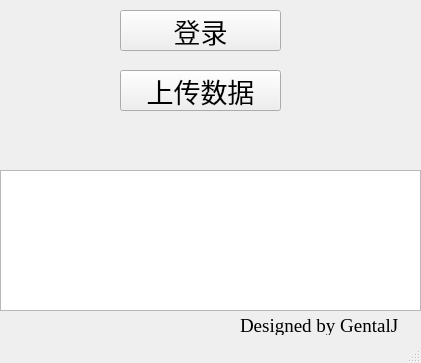
<?xml version="1.0" encoding="UTF-8"?>
<ui version="4.0">
 <class>CAERIdevices</class>
 <widget class="QMainWindow" name="CAERIdevices">
  <property name="geometry">
   <rect>
    <x>0</x>
    <y>0</y>
    <width>421</width>
    <height>363</height>
   </rect>
  </property>
  <property name="font">
   <font>
    <family>微软雅黑</family>
    <pointsize>12</pointsize>
   </font>
  </property>
  <property name="cursor">
   <cursorShape>ArrowCursor</cursorShape>
  </property>
  <property name="mouseTracking">
   <bool>false</bool>
  </property>
  <property name="windowTitle">
   <string>MainWindow</string>
  </property>
  <widget class="QWidget" name="centralwidget">
   <widget class="QPushButton" name="login">
    <property name="geometry">
     <rect>
      <x>120</x>
      <y>10</y>
      <width>161</width>
      <height>41</height>
     </rect>
    </property>
    <property name="font">
     <font>
      <family>微软雅黑</family>
      <pointsize>20</pointsize>
     </font>
    </property>
    <property name="mouseTracking">
     <bool>true</bool>
    </property>
    <property name="layoutDirection">
     <enum>Qt::LeftToRight</enum>
    </property>
    <property name="autoFillBackground">
     <bool>false</bool>
    </property>
    <property name="text">
     <string>登录</string>
    </property>
    <property name="autoDefault">
     <bool>false</bool>
    </property>
   </widget>
   <widget class="QTextBrowser" name="messages">
    <property name="geometry">
     <rect>
      <x>0</x>
      <y>170</y>
      <width>421</width>
      <height>141</height>
     </rect>
    </property>
    <property name="font">
     <font>
      <family>微软雅黑</family>
      <pointsize>12</pointsize>
     </font>
    </property>
    <property name="cursor" stdset="0">
     <cursorShape>ArrowCursor</cursorShape>
    </property>
   </widget>
   <widget class="QPushButton" name="upload">
    <property name="geometry">
     <rect>
      <x>120</x>
      <y>70</y>
      <width>161</width>
      <height>41</height>
     </rect>
    </property>
    <property name="font">
     <font>
      <family>微软雅黑</family>
      <pointsize>20</pointsize>
     </font>
    </property>
    <property name="text">
     <string>上传数据</string>
    </property>
   </widget>
   <widget class="QLabel" name="label">
    <property name="geometry">
     <rect>
      <x>240</x>
      <y>310</y>
      <width>161</width>
      <height>31</height>
     </rect>
    </property>
    <property name="font">
     <font>
      <family>Times New Roman</family>
      <pointsize>14</pointsize>
     </font>
    </property>
    <property name="text">
     <string>Designed by GentalJ</string>
    </property>
   </widget>
  </widget>
  <widget class="QStatusBar" name="statusbar"/>
 </widget>
 <resources/>
 <connections/>
 <slots>
  <slot>showQrcode()</slot>
 </slots>
</ui>
